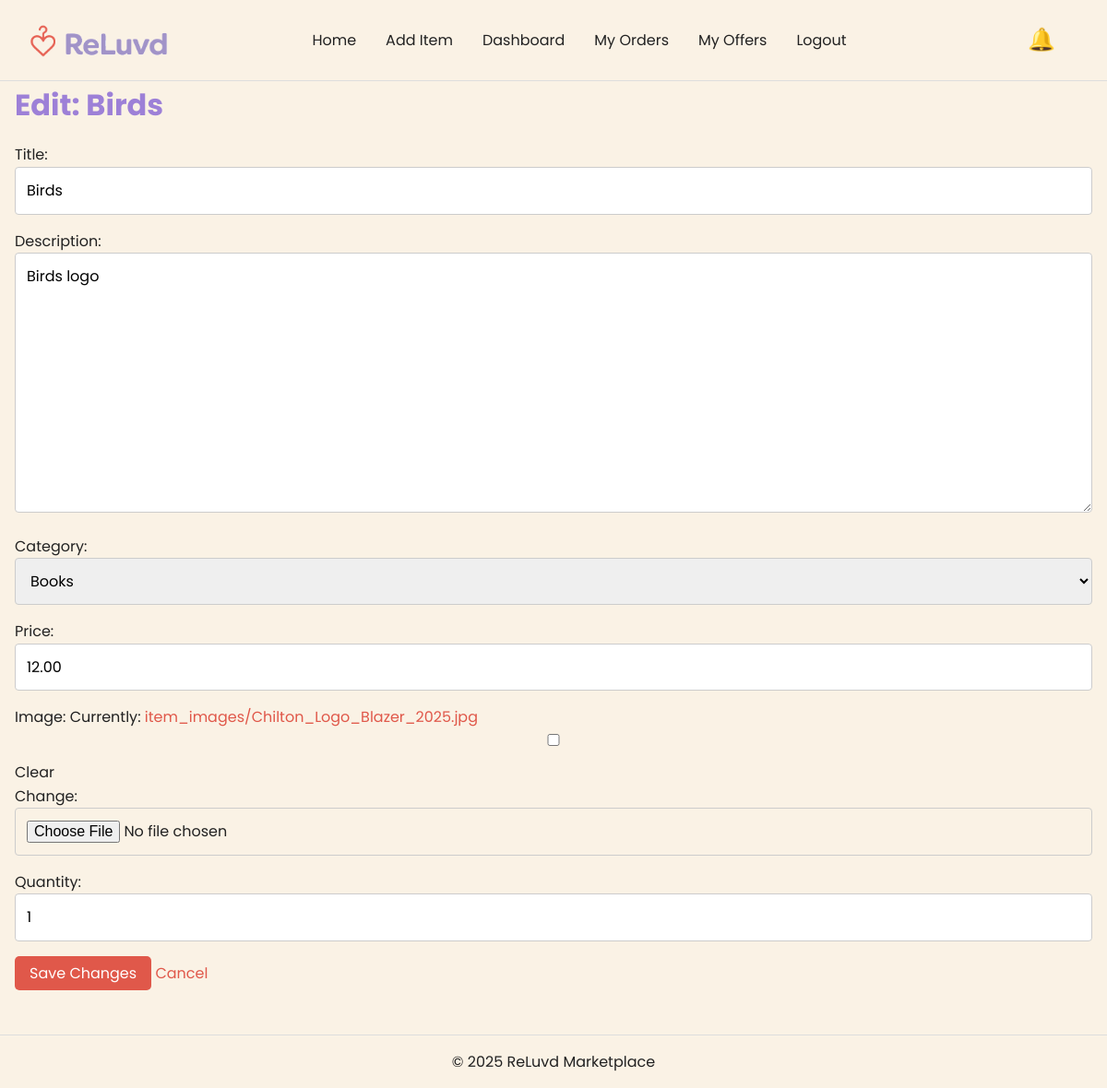
Screenshot of /7/edit/ (signed in) with the database file from the repository.
### items/models.py (models this page shows, shortened)
class Item(models.Model):
    CATEGORY_CHOICES = [
        ("fashion", "Fashion"),
        ("electronics", "Electronics"),
        ("books", "Books"),
        ("home", "Home"),
        ("other", "Other"),
    ]
    title = models.CharField(max_length=100)
    description = models.TextField()
    category = models.CharField(max_length=20, choices=CATEGORY_CHOICES)
    price = models.DecimalField(max_digits=8, decimal_places=2)
    image = models.ImageField(upload_to="item_images/", blank=True, null=True)
    seller = models.ForeignKey(User, on_delete=models.CASCADE, related_name="items")
    date_posted = models.DateTimeField(auto_now_add=True)
    is_sold = models.BooleanField(default=False)
    quantity = models.PositiveIntegerField(default=1)

### items/views.py (the view)
# urls.py: path("<int:item_id>/edit/", views.edit_item, name="edit_item"),
@login_required
def edit_item(request, item_id):
    item = get_object_or_404(Item, pk=item_id, seller=request.user)
    if request.method == "POST":
        form = ItemForm(request.POST, request.FILES, instance=item)
        if form.is_valid():
            form.save()
            messages.success(request, "Item updated successfully.")
            return redirect("item_detail", item_id=item.id)
    else:
        form = ItemForm(instance=item)
    return render(request, "items/edit_item.html", {"form": form, "item": item})

### items/forms.py
class ItemForm(forms.ModelForm):
    class Meta:
        model = Item
        fields = ["title", "description", "category", "price", "image", "quantity"]

### items/context_processors.py (called while the page is built)
def notifications(request):
    return {"notifications": get_notifications(request.user)}

### items/utils.py (called while the page is built)
def get_notifications(user):
    if not user.is_authenticated:
        return []
    items = Item.objects.filter(seller=user)
    message_notes = Message.objects.filter(item__in=items).order_by("-created_at")[:5]
    offer_notes = Order.objects.filter(item__in=items, is_offer=True).order_by(
        "-created_at"
    )[:5]
    sold_notes = Item.objects.filter(seller=user, is_sold=True).order_by(
        "-date_posted"
    )[:5]
    return {
        "messages": message_notes,
        "offers": offer_notes,
        "sales": sold_notes,
    }

### templates/items/edit_item.html (shortened to what this page needs)
{% extends "base.html" %}
{% block content %}
<main role="main" aria-labelledby="edit-item-title">
    <h2 id="edit-item-title">Edit: {{ item.title }}</h2>
    <form method="POST" enctype="multipart/form-data" aria-label="Edit item form">
        {{ form.as_p }}
        <button type="submit" aria-label="Save changes to {{ item.title }}">Save Changes</button>
        <a href="{% url 'item_detail' item.id %}" role="link" aria-label="Cancel and go back to item page">Cancel</a>
    </form>
</main>
{% endblock %}

### static/css/style.css (style rules this page uses)
*, *::before, *::after { box-sizing: border-box; }
* { margin: 0; }
@media (prefers-reduced-motion: no-preference) { html { interpolate-size: allow-keywords; } }
body { line-height: 1.5; -webkit-font-smoothing: antialiased; }
input, button, textarea, select { font: inherit; }
p, h1, h2, h3, h4, h5, h6 { overflow-wrap: break-word; }
p { text-wrap: pretty; }
h1, h2, h3, h4, h5, h6 { text-wrap: balance; }
:root { --primary-red: #E0584A; --primary-purple: #9D80D7; --background: #FAF2E5; --text-dark: #222222; --text-light: #FFFFFF; --accent-yellow: #FFC857; --accent-green: #4CAF50; --error-red: #D32F2F; }
* { margin: 0; padding: 0; box-sizing: border-box; }
body { font-family: 'Poppins', Arial, sans-serif; color: var(--text-dark); background-color: var(--background); line-height: 1.6; font-size: 16px; }
h1, h2, h3, h4, h5, h6 { color: var(--primary-purple); margin-bottom: 0.5em; }
h2 { font-size: 2rem; }
a { color: var(--primary-red); text-decoration: none; }
button, .btn { font-family: inherit; font-size: 1rem; padding: 0.35em 1.0em; border: none; border-radius: 5px; cursor: pointer; background-color: var(--primary-red); color: var(--text-light); transition: background-color 0.3s ease; }
input, textarea, select { font-family: inherit; font-size: 1rem; padding: 0.75em; border: 1px solid #ccc; border-radius: 4px; width: 100%; margin-bottom: 1em; }

### rows the page displays
Item: title "Birds", description "Birds logo", category "Books", price "12.00", quantity "1"
